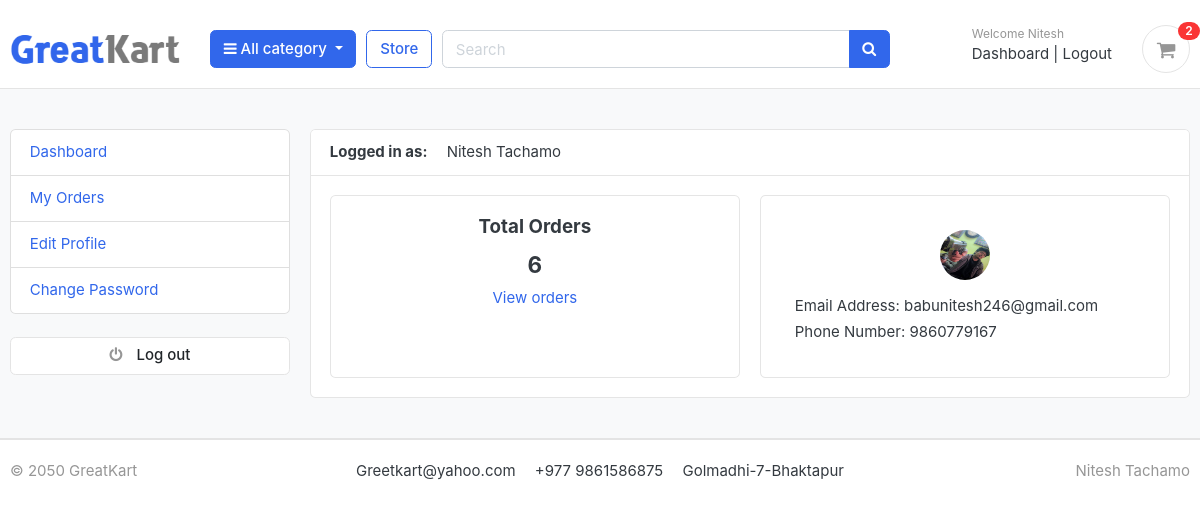
The app's page /accounts/dashboard/ (signed in) with its own data.
### accounts/models.py (models this page shows, shortened)
class Account(AbstractBaseUser):
    first_name=models.CharField(max_length=50)
    last_name=models.CharField(max_length=50)
    username=models.CharField(max_length=50,unique=True)
    email=models.EmailField(max_length=100,unique=True)
    phone_number=models.CharField(max_length=50)
    date_joined=models.DateTimeField(auto_now_add=True)
    last_login=models.DateTimeField(auto_now_add=True)
    is_admin =models.BooleanField(default=False)
    is_staff =models.BooleanField(default=False)
    is_active =models.BooleanField(default=False)
    is_superadmin =models.BooleanField(default=False)
    USERNAME_FIELD='email'
    REQUIRED_FIELDS=['username','first_name','last_name']
    objects=MyAccountManager()
    def full_name(self):
        return f'{self.first_name} {self.last_name}'

class UserProfile(models.Model):
    user=models.OneToOneField(Account,on_delete=models.CASCADE)
    address_line_1=models.CharField(max_length=200,blank=True)
    address_line_2=models.CharField(max_length=200,blank=True)
    profile_picture = models.ImageField(blank=True, upload_to="userprofile/")
    city=models.CharField(blank=True,max_length=20)
    state=models.CharField(blank=True,max_length=20)
    country=models.CharField(blank=True,max_length=20)

### accounts/views.py (the view)
# urls.py: path('dashboard/',views.dashboard,name="dashboard"),
@login_required(login_url='login')
def dashboard(request):
    orders=Order.objects.order_by('-created_at').filter(user_id=request.user.id,is_ordered=True)
    orders_count=orders.count()
    userprofile=UserProfile.objects.get(user_id=request.user.id)
    context={
        'orders':orders,
        'orders_count':orders_count,
        'userprofile':userprofile,
        }
    return render(request,'accounts/dashboard.html',context)

### carts/context_processors.py (called while the page is built)
def counter(request):
    cart_count=0
    if 'admin' in request.path:
        return{}
    else:
        try:
            cart=Cart.objects.filter(cart_id=_cart_id(request))
            if request.user.is_authenticated:
                cart_items=CartItem.objects.all().filter(user=request.user)
            else:
                cart_items=CartItem.objects.all().filter(cart=cart[:1])
            for cart_item in cart_items:
                cart_count += cart_item.quantity
        except Cart.DoesNotExist:
            cart_count=0
    return dict(cart_count=cart_count)

### carts/views.py (called while the page is built)
def _cart_id(request):
    cart = request.session.session_key
    if not cart:
        cart = request.session.create()
    return cart

### category/context_processors.py (called while the page is built)
def menu_links(request):
    links = Category.objects.all()
    return dict(links=links)

### category/models.py (called while the page is built)
    def get_url(self):
        return reverse('products_by_category', args=[self.slug])

### templates/accounts/dashboard.html (shortened to what this page needs)
{% extends "base.html" %}
{% block content %}
<section class="section-conten padding-y bg">
  <div class="container">
    <div class="row">
      {% include "includes/dashboard_sidebar.html" %}
      <main class="col-md-9">
        <article class="card">
          <header class="card-header">
            <strong class="d-inline-block mr-3">Logged in as:</strong>
            <span>{{ user.full_name }}</span>
          </header>
          <div class="card-body">
            <div class="row">
              <div class="col-md-6 d-flex">
                <div class="card w-100 text-center">
                  <div class="card-body">
                    <h5 class="card-title">Total Orders</h5>
                    <h4>{{orders_count}}</h4>
                    <a href="{% url "my_orders" %}">View orders</a>
                  </div>
                </div>
              </div>
              <div class="col-md-6 d-flex">
                <div class="card w-100 p-3">
                  <div class="card-body">
                    <div class="text-center mb-3">
                      <img src="{{userprofile.profile_picture.url}}"
                           alt="Avatar" width="50" height="50" style="border-radius: 50%;">
                    </div>
                    <p class="mb-1">Email Address: {{ user.email }}</p>
                    <p class="mb-0">Phone Number: {{ user.phone_number }}</p>
                  </div>
                </div>
              </div>
            </div>
          </div>
        </article>
      </main>
    </div>
  </div>
</section>
{% endblock %}

### templates/includes/navbar.html (shortened to what this page needs)
{% load static %}
<header class="section-header">
    <section class="header-main border-bottom" style="margin-top: 10px;">
        <div class="container">
    <div class="row align-items-center">
        <div class="col-lg-2 col-md-3 col-6">
            <a href="/" class="brand-wrap">
                <img class="logo" src="{% static 'images/logo.png' %}">
            </a>
        </div>
        <div class="col-lg col-sm col-md col-6 flex-grow-0">
            <div class="category-wrap dropdown d-inline-block float-right">
                <button type="button" class="btn btn-primary dropdown-toggle" data-toggle="dropdown">
                    <i class="fa fa-bars"></i> All category
                </button>
            </div>
        </div>
        <a href="{% url 'store' %}" class="btn btn-outline-primary">Store</a>
        <div class="col-lg col-md-6 col-sm-12 col">
            <form action=" {% url "search" %}" class="search" method="GET">
                <div class="input-group w-100">
                    <input type="text" class="form-control" style="width:60%;" placeholder="Search" name="keyword">
                    <div class="input-group-append">
                      <button class="btn btn-primary" type="submit">
                        <i class="fa fa-search"></i>
                      </button>
                    </div>
                </div>
            </form>
        </div>
        <div class="col-lg-3 col-sm-6 col-8 order-2 order-lg-3">
            <div class="d-flex justify-content-end mb-3 mb-lg-0">
                {% if user.is_authenticated %}
                <div class="widget-header">
                    <small class="title text-muted">Welcome {{ user.first_name }}</small>
                    <div>
                        <a href="{% url "dashboard" %}">Dashboard</a> <span class="dark-transp"> | </span>
                        <a href="{% url 'logout' %}">Logout</a>
                    </div>
                </div>
            {% endif %}
                <a href=" {% url "cart" %}" class="widget-header pl-3 ml-3">
                    <div class="icon icon-sm rounded-circle border"><i class="fa fa-shopping-cart"></i></div>
                    <span class="badge badge-pill badge-danger notify">{{ cart_count}}</span>
                </a>
            </div>
        </div>
    </div>
        </div>
    </section>
    </header>

### GreetKart/static/css/ui.css (style rules this page uses)
html { font-family: "Inter", sans-serif; font-size: 15px; }
.icon-xs, .icon-sm, .icon-md, .icon-lg { display: inline-block; text-align: center; flex-shrink: 0; flex-grow: 0; }
.icon-sm { width: 48px; height: 48px; line-height: 48px !important; font-size: 20px; }
.padding-y { padding-top: 40px; padding-bottom: 40px; }
article:after, .form-group:after { display: block; clear: both; content: ""; }
.bg { background-color: #f8f9fa; }
p:last-child { margin-bottom: 0; }
.header-main { position: relative; padding-top: 1rem; padding-bottom: 1rem; }
.brand-wrap .logo, .navbar-brand .logo { margin-right: 7px; max-height: 42px; display: inline-block; }
.widget-header { display: inline-block; vertical-align: middle; position: relative; }
.widget-header a { color: #343a40; }
.widget-header i { color: #969696; }
.widget-header .title { display: block; }
.widget-header .notify { position: absolute; top: -3px; right: -10px; }
.notify { position: absolute; top: -4px; right: -10px; display: inline-block; padding: 0.25em 0.6em; font-size: 12px; line-height: 1; text-align: center; border-radius: 3rem; color: #fff; background-color: #fa3434; }

### records on screen
Account: first_name "Nitesh", full_name "Nitesh Tachamo", email "babunitesh246@gmail.com", phone_number "9860779167"
UserProfile: profile_picture (picture)

### other values on screen
{{ cart_count }} "2"
{{ orders_count }} "6"
